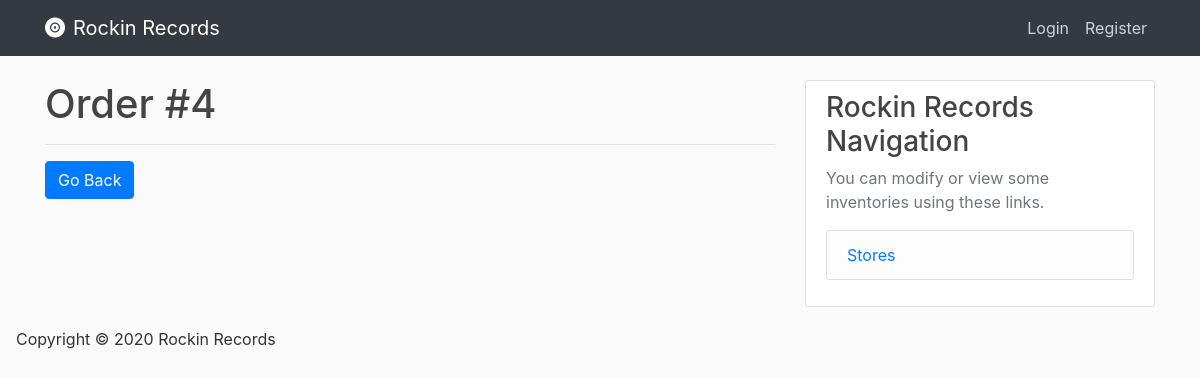
Page /account/1/orders/4/record_sales on the earlier database version.
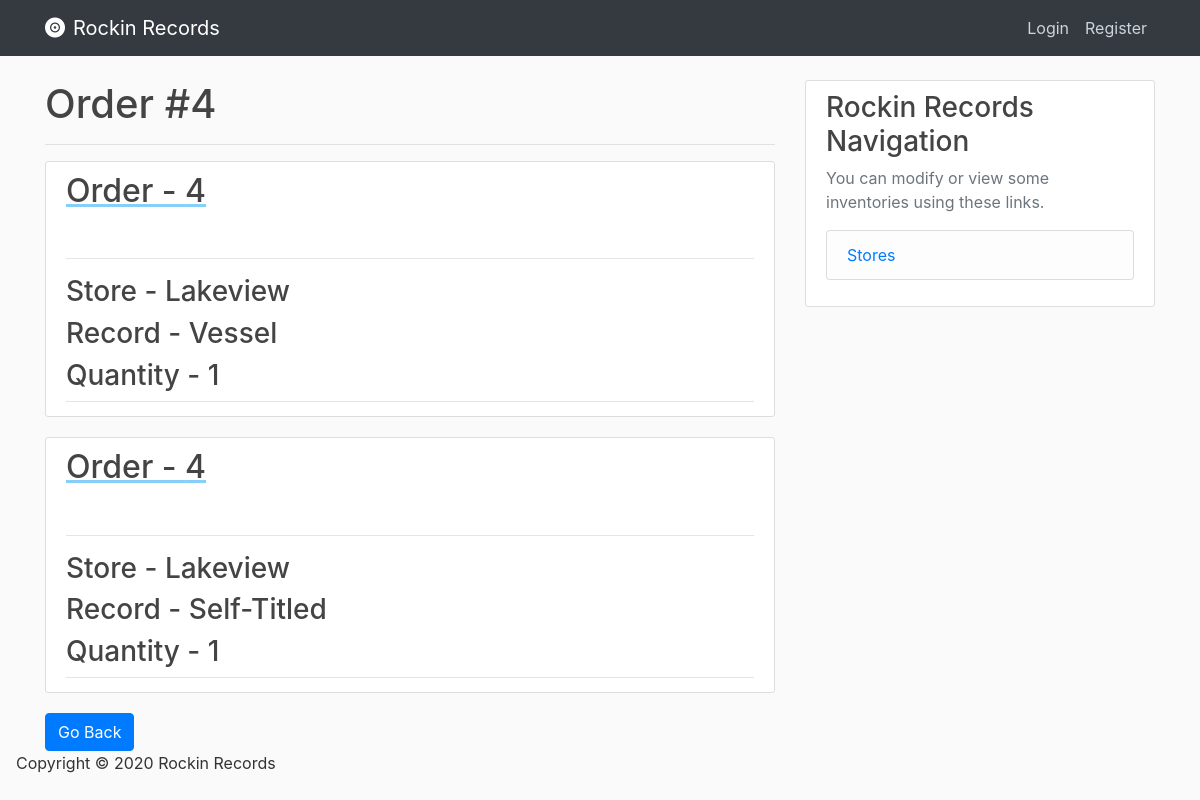
Same page on the later database version.
### database/models.py (models this page shows, shortened)
class RecordSales(db.Model):
    record_id = db.Column(db.Integer, db.ForeignKey('records.record_id'), primary_key=True, nullable=False)
    order_id = db.Column(db.Integer, db.ForeignKey('orders.order_id'), primary_key=True, nullable=False)
    quantity = db.Column(db.Integer, nullable=False)

class Stores(db.Model):
    store_id = db.Column(db.Integer, primary_key=True, nullable=False, autoincrement="auto")
    store_name = db.Column(db.String(120), nullable=False)
    street_address = db.Column(db.String(120), nullable=False)
    city_address = db.Column(db.String(120), nullable=False)
    state_address = db.Column(db.String(120), nullable=False)
    zip_address = db.Column(db.String(120), nullable=False)

class Records(db.Model):
    record_id = db.Column(db.Integer, primary_key=True, nullable=False, autoincrement="auto")
    record_name = db.Column(db.String(120), nullable=False)
    record_genre = db.Column(db.String(120), nullable=False)
    record_price = db.Column(db.Float, nullable=False)
    artist_id = db.Column(db.Integer, db.ForeignKey('artists.artist_id'), nullable=False)

### database/routes.py (the view)
@app.route('/account/<user_id>/orders/<order_id>/record_sales')
def user_record_sales(user_id, order_id):
    query = RecordSales.query.join(Orders, Orders.order_id == RecordSales.order_id)\
        .add_columns(RecordSales.order_id, RecordSales.record_id, RecordSales.quantity)\
        .join(Records, Records.record_id == RecordSales.record_id)\
        .add_columns(Records.record_name)\
        .join(Stores, Stores.store_id == Orders.store_id)\
        .add_columns(Stores.store_name)\
        .filter(RecordSales.order_id == order_id).all()
    return render_template('user_record_sales.html', record_sales=query, order_id=order_id)

### database/Templates/user_record_sales.html
{% extends "index.html" %}
{% block content %}
    <h1> Order #{{ order_id }} </h1>
    <hr>
    {% for record_sale in record_sales %}
        <article class="media content-section">
            <div class="media-body">
                <div class="article-metadata">
                    <a class="mr-2" href="#" style="text-decoration: underline; text-decoration-color: lightskyblue;" >
                    <h2> Order - {{ record_sale['order_id'] }}</h2>
                    </a>
                    <hr>
                    <h3> Store - {{ record_sale['store_name'] }}</h3>
                    <h3> Record - {{ record_sale['record_name'] }}</h3>
                    <h3> Quantity - {{ record_sale['quantity'] }}</h3>
                </div>
          </div>
        </article>
     {% endfor %}
     <div>
        <a href="{{ url_for('home') }} ">
          <button class='btn btn-primary'>
              Go Back
          </button>
        </a>
     </div>
{% endblock content %}

Differences in the rows shown:
added RecordSales: order_id "4", store_name "Lakeview", record_name "Vessel", quantity "1"
added RecordSales: order_id "4", store_name "Lakeview", record_name "Self-Titled", quantity "1"
